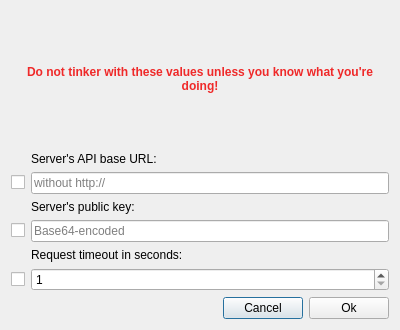
<?xml version="1.0" encoding="UTF-8"?>
<ui version="4.0">
 <class>DlgConnectionSettings</class>
 <widget class="QDialog" name="DlgConnectionSettings">
  <property name="geometry">
   <rect>
    <x>0</x>
    <y>0</y>
    <width>400</width>
    <height>330</height>
   </rect>
  </property>
  <property name="windowTitle">
   <string>Connection settings</string>
  </property>
  <layout class="QVBoxLayout" name="verticalLayout_2">
   <item>
    <layout class="QVBoxLayout" name="verticalLayout" stretch="2,0,1">
     <item>
      <widget class="QLabel" name="label">
       <property name="palette">
        <palette>
         <active>
          <colorrole role="WindowText">
           <brush brushstyle="SolidPattern">
            <color alpha="255">
             <red>239</red>
             <green>41</green>
             <blue>41</blue>
            </color>
           </brush>
          </colorrole>
         </active>
         <inactive>
          <colorrole role="WindowText">
           <brush brushstyle="SolidPattern">
            <color alpha="255">
             <red>239</red>
             <green>41</green>
             <blue>41</blue>
            </color>
           </brush>
          </colorrole>
         </inactive>
         <disabled>
          <colorrole role="WindowText">
           <brush brushstyle="SolidPattern">
            <color alpha="255">
             <red>190</red>
             <green>190</green>
             <blue>190</blue>
            </color>
           </brush>
          </colorrole>
         </disabled>
        </palette>
       </property>
       <property name="font">
        <font>
         <weight>75</weight>
         <bold>true</bold>
        </font>
       </property>
       <property name="text">
        <string>Do not tinker with these values unless you know what you're doing!</string>
       </property>
       <property name="alignment">
        <set>Qt::AlignCenter</set>
       </property>
       <property name="wordWrap">
        <bool>true</bool>
       </property>
      </widget>
     </item>
     <item>
      <layout class="QGridLayout" name="gridLayout">
       <item row="5" column="1">
        <widget class="QSpinBox" name="sbTimeout">
         <property name="minimum">
          <number>1</number>
         </property>
         <property name="maximum">
          <number>20</number>
         </property>
        </widget>
       </item>
       <item row="1" column="1">
        <widget class="QLineEdit" name="leUrl">
         <property name="placeholderText">
          <string>without http://</string>
         </property>
        </widget>
       </item>
       <item row="0" column="1">
        <widget class="QLabel" name="label_2">
         <property name="text">
          <string>Server's API base URL:</string>
         </property>
         <property name="margin">
          <number>1</number>
         </property>
        </widget>
       </item>
       <item row="1" column="0">
        <widget class="QCheckBox" name="cbUrl">
         <property name="text">
          <string/>
         </property>
        </widget>
       </item>
       <item row="3" column="0">
        <widget class="QCheckBox" name="cbPubKey">
         <property name="text">
          <string/>
         </property>
        </widget>
       </item>
       <item row="3" column="1">
        <widget class="QLineEdit" name="lePubKey">
         <property name="placeholderText">
          <string>Base64-encoded</string>
         </property>
        </widget>
       </item>
       <item row="2" column="1">
        <widget class="QLabel" name="label_3">
         <property name="text">
          <string>Server's public key:</string>
         </property>
         <property name="margin">
          <number>1</number>
         </property>
        </widget>
       </item>
       <item row="5" column="0">
        <widget class="QCheckBox" name="cbTimeout">
         <property name="text">
          <string/>
         </property>
        </widget>
       </item>
       <item row="4" column="1">
        <widget class="QLabel" name="label_4">
         <property name="text">
          <string>Request timeout in seconds:</string>
         </property>
         <property name="margin">
          <number>1</number>
         </property>
        </widget>
       </item>
      </layout>
     </item>
     <item>
      <layout class="QHBoxLayout" name="horizontalLayout">
       <item>
        <spacer name="horizontalSpacer">
         <property name="orientation">
          <enum>Qt::Horizontal</enum>
         </property>
         <property name="sizeHint" stdset="0">
          <size>
           <width>40</width>
           <height>20</height>
          </size>
         </property>
        </spacer>
       </item>
       <item>
        <widget class="QPushButton" name="btnCancel">
         <property name="text">
          <string>Cancel</string>
         </property>
        </widget>
       </item>
       <item>
        <widget class="QPushButton" name="btnOkay">
         <property name="text">
          <string>Ok</string>
         </property>
        </widget>
       </item>
      </layout>
     </item>
    </layout>
   </item>
  </layout>
 </widget>
 <resources/>
 <connections>
  <connection>
   <sender>btnCancel</sender>
   <signal>clicked()</signal>
   <receiver>DlgConnectionSettings</receiver>
   <slot>reject()</slot>
   <hints>
    <hint type="sourcelabel">
     <x>262</x>
     <y>297</y>
    </hint>
    <hint type="destinationlabel">
     <x>199</x>
     <y>164</y>
    </hint>
   </hints>
  </connection>
  <connection>
   <sender>btnOkay</sender>
   <signal>clicked()</signal>
   <receiver>DlgConnectionSettings</receiver>
   <slot>onBtnOkayClicked()</slot>
   <hints>
    <hint type="sourcelabel">
     <x>348</x>
     <y>297</y>
    </hint>
    <hint type="destinationlabel">
     <x>199</x>
     <y>164</y>
    </hint>
   </hints>
  </connection>
  <connection>
   <sender>cbUrl</sender>
   <signal>toggled(bool)</signal>
   <receiver>DlgConnectionSettings</receiver>
   <slot>onCheckboxToggled()</slot>
   <hints>
    <hint type="sourcelabel">
     <x>17</x>
     <y>143</y>
    </hint>
    <hint type="destinationlabel">
     <x>199</x>
     <y>164</y>
    </hint>
   </hints>
  </connection>
  <connection>
   <sender>cbPubKey</sender>
   <signal>toggled(bool)</signal>
   <receiver>DlgConnectionSettings</receiver>
   <slot>onCheckboxToggled()</slot>
   <hints>
    <hint type="sourcelabel">
     <x>17</x>
     <y>199</y>
    </hint>
    <hint type="destinationlabel">
     <x>199</x>
     <y>164</y>
    </hint>
   </hints>
  </connection>
  <connection>
   <sender>cbTimeout</sender>
   <signal>toggled(bool)</signal>
   <receiver>DlgConnectionSettings</receiver>
   <slot>onCheckboxToggled()</slot>
   <hints>
    <hint type="sourcelabel">
     <x>17</x>
     <y>255</y>
    </hint>
    <hint type="destinationlabel">
     <x>199</x>
     <y>164</y>
    </hint>
   </hints>
  </connection>
 </connections>
 <slots>
  <slot>onCheckboxToggled()</slot>
  <slot>onBtnOkayClicked()</slot>
 </slots>
</ui>
